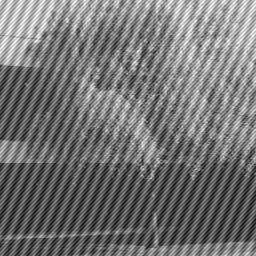
#> input picture Tarea3/Arboles.png, 256 x 256 px
$ python Fourier2D.py
#> lines starting #> are read from the running program, lines starting #| are printed output that depends on the picture
import numpy as np
import matplotlib.pyplot as plt
from matplotlib.colors import LogNorm
from scipy import fftpack
from scipy.fftpack import fft, fftfreq

# con ayuda de https://www.scipy-lectures.org/intro/scipy/auto_examples/solutions/plot_fft_image_denoise.html

arbol = plt.imread('Arboles.png')
#> arbol is the input picture: shape (256, 256) float32; min 0.0471, max 1, mean 0.456
arbol_fft = fftpack.fft2(arbol)
plt.figure()
plt.imshow(np.abs(arbol_fft), norm=LogNorm(vmin=1))
plt.colorbar()
plt.savefig('HernandezCindy_FT2D.pdf')
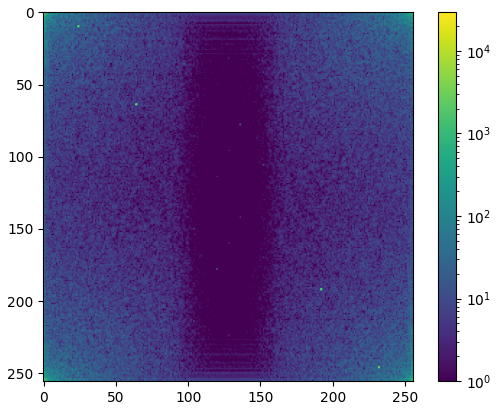
#> figure drawn by matplotlib, 2 panels

r, c = arbol_fft.shape
#> r = 256; c = 256
a_filter = 20
arbol_fft[:,a_filter:r-a_filter] = 0
arbol_fft[a_filter:r-a_filter,:] = 0

arbol_fft[:,a_filter:r-a_filter] = 0
plt.figure()
plt.imshow(np.abs(arbol_fft), norm=LogNorm(vmin=1))
plt.colorbar()
plt.savefig('HernandezCindy_FT2D_filtrada.pdf')
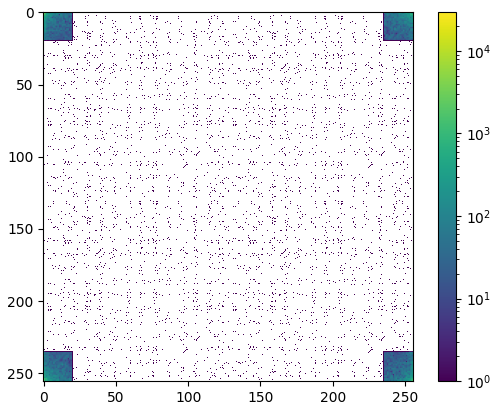
#> figure drawn by matplotlib, 2 panels

arbol_filtrada = fftpack.ifft2(arbol_fft)

plt.figure()
plt.imshow(abs(arbol_filtrada), plt.cm.gray)
plt.savefig('HernandezCindy_Imagen_filtrada.pdf')
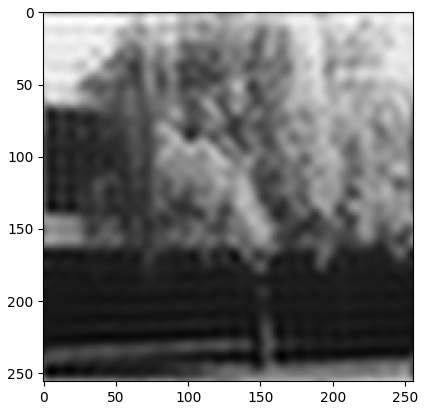
#> figure drawn by matplotlib, 1 panel
